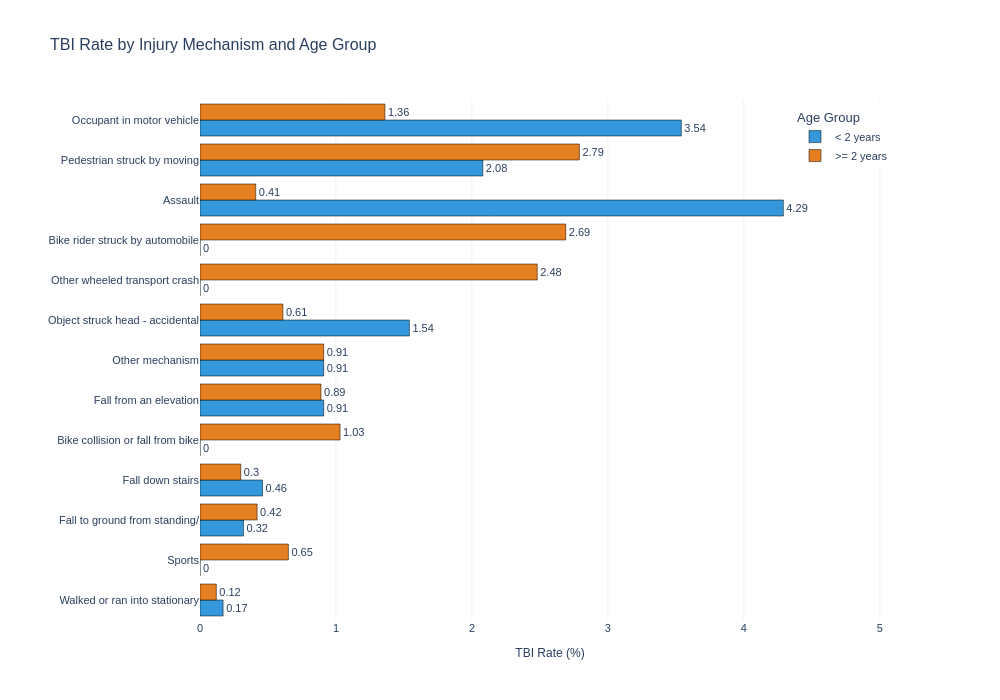

This figure's notebook cell:
### Code cell
# ── Q4 Visualization: TBI Rate by Injury Mechanism and Age Group ──
import plotly.graph_objects as go

# Prepare data
mech_age_pivot = mech_age_stats['tbi_rate_pct'].unstack('age_group')
mech_age_pivot.columns = ['< 2 years', '>= 2 years']

# Sort by average rate across both age groups
mech_age_pivot['avg'] = mech_age_pivot.mean(axis=1)
mech_age_pivot = mech_age_pivot.sort_values('avg', ascending=True)
plot_data = mech_age_pivot.drop(columns='avg')

# Mechanism code to label mapping
mech_labels = {
    1: 'Fall from standing',
    2: 'Walked into object',
    3: 'Fall from elevation',
    4: 'Fall down stairs',
    5: 'Motor vehicle crash',
    6: 'Struck by object',
    7: 'Bike/skate crash',
    8: 'Other'
}

# Map codes to readable labels
y_labels = [mech_labels.get(code, str(code)) for code in plot_data.index]

# Create figure
fig = go.Figure()

# Add bars for each age group
age_groups = ['< 2 years', '>= 2 years']
colors = ['#3498db', '#e67e22']

for idx, age_group in enumerate(age_groups):
    fig.add_trace(go.Bar(
        y=y_labels,
        x=plot_data[age_group],
        name=age_group,
        marker=dict(color=colors[idx], line=dict(color='black', width=0.5)),
        text=plot_data[age_group].round(2),
        textposition='outside',
        orientation='h'
    ))

# Update layout for publication quality
fig.update_layout(
    title=dict(text='TBI Rate by Injury Mechanism and Age Group', 
               font=dict(size=16, family='Arial')),
    xaxis=dict(
        title='TBI Rate (%)',
        title_font=dict(size=12),
        range=[0, plot_data.max().max() * 1.2],
        gridcolor='#e0e0e0'
    ),
    yaxis=dict(
        title='',
        title_font=dict(size=12)
    ),
    barmode='group',
    hovermode='closest',
    plot_bgcolor='white',
    paper_bgcolor='white',
    font=dict(family='Arial', size=11),
    width=1000,
    height=700,
    margin=dict(l=200, r=100, t=100, b=80),
    legend=dict(
        title='Age Group',
        x=0.99,
        y=0.99,
        xanchor='right',
        yanchor='top',
        bgcolor='rgba(255,255,255,0.8)'
    )
)

fig.update_xaxes(showgrid=True, gridwidth=1, gridcolor='#f0f0f0')
fig.show()

# Export as PDF for LaTeX
fig.write_image('../figs/q4_injury_mechanism_by_age.pdf', width=1000, height=700)
print("✓ Exported Q4 figure to q4_injury_mechanism_by_age.pdf")

### Figure 1 — Plotly figure (JSON) as saved in the notebook; plotly's stock layout.template omitted (floating-point values rounded to 4 significant figures)
{"data": [{"marker": {"color": "#3498db", "line": {"color": "black", "width": 0.5}}, "name": "< 2 years", "orientation": "h", "text": [0.17, 0.0, 0.32, 0.46, 0.0, 0.91, 0.91, 1.54, 0.0, 0.0, 4.29, 2.08, 3.54], "textposition": "outside", "type": "bar", "x": [0.17, 0.0, 0.32, 0.46, 0.0, 0.91, 0.91, 1.54, 0.0, 0.0, 4.29, 2.08, 3.54], "y": ["Walked or ran into stationary", "Sports", "Fall to ground from standing/", "Fall down stairs", "Bike collision or fall from bike", "Fall from an elevation", "Other mechanism", "Object struck head - accidental", "Other wheeled transport crash", "Bike rider struck by automobile", "Assault", "Pedestrian struck by moving", "Occupant in motor vehicle"]}, {"marker": {"color": "#e67e22", "line": {"color": "black", "width": 0.5}}, "name": ">= 2 years", "orientation": "h", "text": [0.12, 0.65, 0.42, 0.3, 1.03, 0.89, 0.91, 0.61, 2.48, 2.69, 0.41, 2.79, 1.36], "textposition": "outside", "type": "bar", "x": [0.12, 0.65, 0.42, 0.3, 1.03, 0.89, 0.91, 0.61, 2.48, 2.69, 0.41, 2.79, 1.36], "y": ["Walked or ran into stationary", "Sports", "Fall to ground from standing/", "Fall down stairs", "Bike collision or fall from bike", "Fall from an elevation", "Other mechanism", "Object struck head - accidental", "Other wheeled transport crash", "Bike rider struck by automobile", "Assault", "Pedestrian struck by moving", "Occupant in motor vehicle"]}], "layout": {"barmode": "group", "font": {"family": "Arial", "size": 11}, "height": 700, "hovermode": "closest", "legend": {"bgcolor": "rgba(255,255,255,0.8)", "title": {"text": "Age Group"}, "x": 0.99, "xanchor": "right", "y": 0.99, "yanchor": "top"}, "margin": {"b": 80, "l": 200, "r": 100, "t": 100}, "paper_bgcolor": "white", "plot_bgcolor": "white", "title": {"font": {"family": "Arial", "size": 16}, "text": "TBI Rate by Injury Mechanism and Age Group"}, "width": 1000, "xaxis": {"gridcolor": "#f0f0f0", "gridwidth": 1, "range": [0, 5.148], "showgrid": true, "title": {"font": {"size": 12}, "text": "TBI Rate (%)"}}, "yaxis": {"title": {"font": {"size": 12}, "text": ""}}}}
